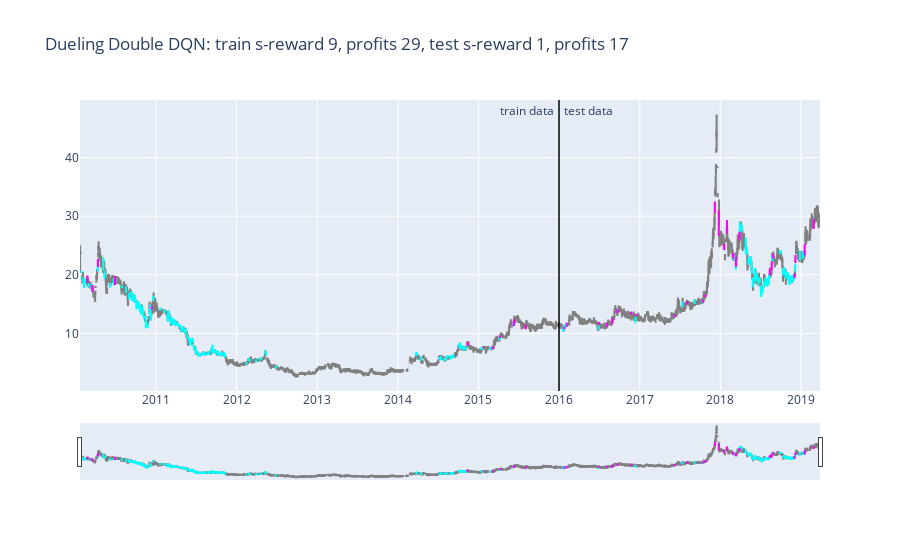

Source (notebook cell):
### Code cell
plot_train_test_by_q(Environment1(train), Environment1(test), Q, 'Dueling Double DQN')
